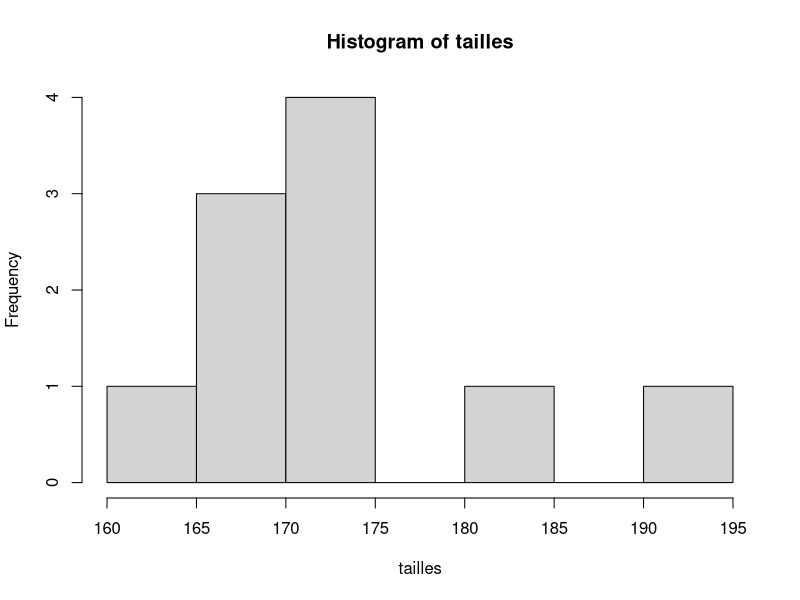

Write R code to recreate this figure.
2 + 3
8 - 12
14 * 25
-3/10
4 * sqrt(2)
3 * 4
x <- 2  
x
x+2
sin(x)
sin(2)
y <- sin(x)
x <- 2
x = 2
2 -> x
# Variables
tailles <- c(167, 192, 173, 174, 172, 167, 171, 185, 163, 170)
tailles
length(tailles) #taille echantillon
mean(tailles) #moyenne
sd(tailles) #ecard-type
var(tailles) #variance
summary(tailles) #resume
hist(tailles) #histogram
poids <- c(86, 74, 83, 50, 78, 66, 66, 51, 50, 55)
poids
length(poids)
tailles.st <- (tailles-mean(tailles))/sd(tailles)
tailles.st
mean(tailles.st)
sd(tailles.st)
tailles.m <- tailles/100
tailles.m
imc <- poids/tailles.m^2
imc
donnees <- data.frame(tailles,poids,imc)
x <- seq(from=0,to=10^6,by=1)
x
x[10000]


